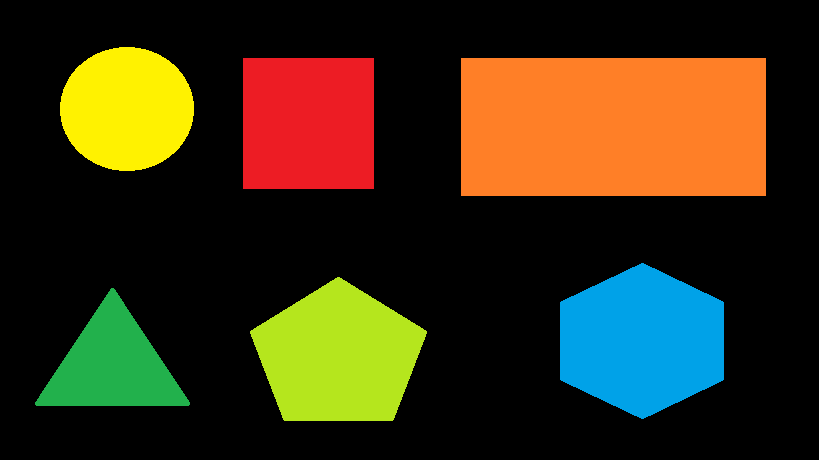
#> input picture formas.png, 819 x 460 px, given in place of the camera
$ python camera.py
#> lines starting #> are read from the running program, lines starting #| are printed output that depends on the picture; after the words box and inside, x2 and y2 are one past the last pixel; in counts of white or black regions, pixels touching at a corner belong together
import cv2
import numpy as np

def mostrar(mask, cor):
    contornos,_= cv2.findContours(mask, cv2.RETR_EXTERNAL, cv2.CHAIN_APPROX_SIMPLE) # calcula os contornos mais próximos do objeto
    for c in contornos:
        area=cv2.contourArea(c) # area do contorno
        if area > 3000:
            m= cv2.moments(c)
            if(m["m00"]==0): m["m00"]==1
            x = int(m["m10"]/m["m00"])
            y = int(m["m01"]/m["m00"])
            newContour = cv2.convexHull(c)
            cv2.rectangle(frame, (x, 10), (y, 10), (255,255,255),2)
            cv2.putText(frame, '{},{}'.format(x,y),(x+10,y), font, 0.75, (0,255,0), 1, cv2.LINE_AA)
            cv2.drawContours(frame, [newContour],0,cor, 3)

camera = cv2.VideoCapture(0)

blueLow = np.array([100, 100,20], np.uint8)
blueHigh = np.array([125, 255, 255], np.uint8)

yellowLow = np.array([15, 103, 20], np.uint8)
yellowHigh = np.array([45, 255,255], np.uint8)

redHigh = np.array([0,100,20],np.uint8)
redLow = np.array([5,255,255],np.uint8)

redHigh2 = np.array([175, 100, 20], np.uint8)
redLow2 = np.array([179, 255, 255], np.uint8)

font = cv2.FONT_HERSHEY_SIMPLEX
while True:
    ret,frame = camera.read()
#> frame is the input picture: shape (460, 819, 3); mean B, G, R 21.1, 47.5, 57.5
    if ret==True:
        frameHSV=cv2.cvtColor(frame, cv2.COLOR_BGR2HSV)
#> frameHSV: shape (460, 819, 3); mean H, S, V 19, 72, 75.3
        maskBlue = cv2.inRange(frameHSV,blueLow, blueHigh)
#> maskBlue: shape (460, 819); every value is 0
        maskYellow = cv2.inRange(frameHSV,yellowLow,yellowHigh)
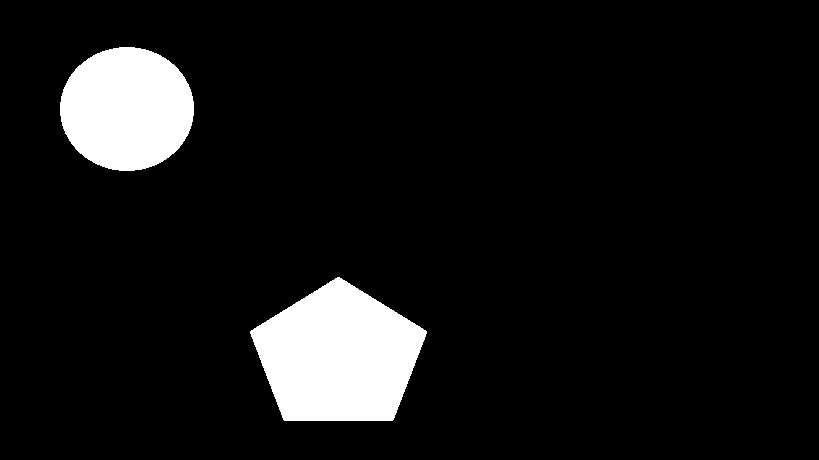
#> maskYellow: shape (460, 819); 8.2% white; 2 white regions, box (x1, y1, x2, y2) and area: (250, 277, 427, 421) 17768, (60, 47, 194, 171) 13042
        maskRed1=cv2.inRange(frameHSV, redHigh, redLow)
        maskRed2=cv2.inRange(frameHSV, redHigh2, redLow2)
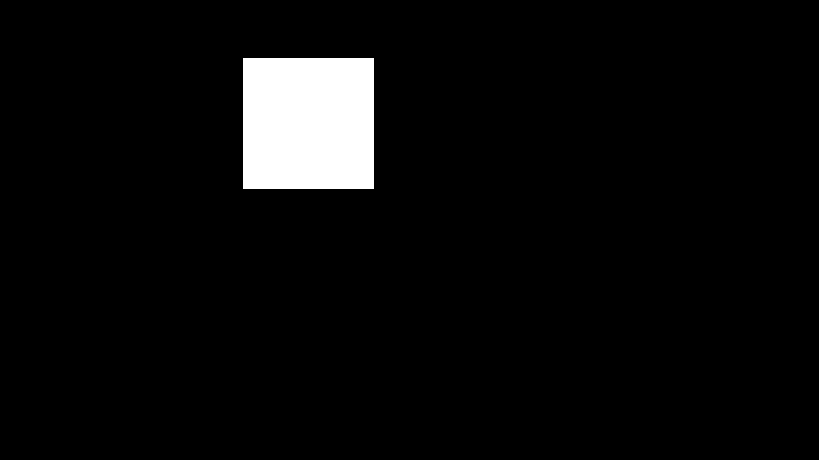
#> maskRed2: shape (460, 819); 4.6% white; 1 white region
        maskRed=cv2.add(maskRed1,maskRed2)

        mostrar(maskBlue,(255,0,0))
#> in mostrar, `contornos,_= cv2.findContours(mask, cv2.RETR_EXTERNAL, cv2.CHAIN_APPRO..`: contornos = []
        mostrar(maskYellow,(0,255,255))
#> call 2 of mostrar, with cor = (0, 255, 255)
#> in mostrar (call 2), `contornos,_= cv2.findContours(mask, cv2.RETR_EXTERNAL, cv2.CHAIN_APPRO..`: contornos = 2 contours; box (x1, y1, x2, y2) and area: (250, 277, 427, 421) 17536, (60, 47, 194, 171) 12859
#> the loop in mostrar (call 2), `for c in contornos:` made 2 passes
#> (area, x, y) on passes 1 to 2: (17536, 338, 355), (12859, 126, 108)
#> after the loop in mostrar (call 2), `for c in contornos:`:
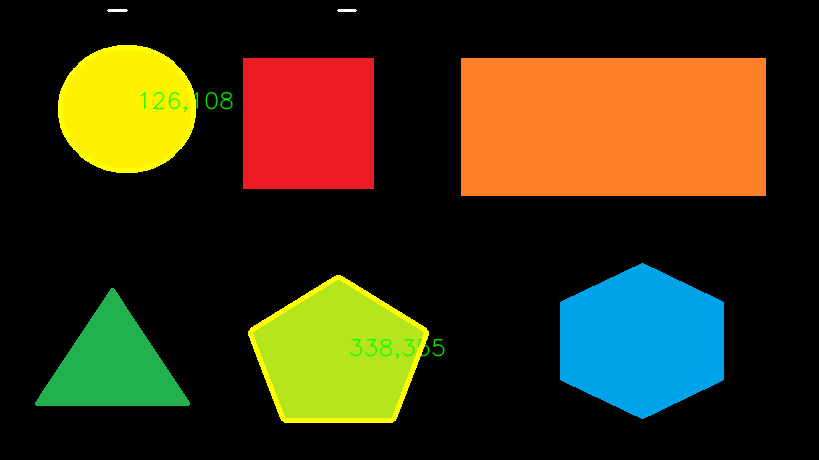
#> frame: shape (460, 819, 3); 1.59% of pixels changed, all inside (x1, y1, x2, y2) = (58, 9, 445, 423)
        mostrar(maskRed,(0,0,255))
#> call 3 of mostrar, with cor = (0, 0, 255)
#> in mostrar (call 3), `contornos,_= cv2.findContours(mask, cv2.RETR_EXTERNAL, cv2.CHAIN_APPRO..`: contornos = [[[243, 58], [243, 188], [373, 188], [373, 58]]]
#> the loop in mostrar (call 3), `for c in contornos:` made 1 pass
#> (c, area, x, y, newContour) on pass 1: ([[243, 58], [243, 188], [373, 188], [373, 58]], 16900, 308, 123, [[373, 58], [373, 188], [243, 188], [243, 58]])
#> after the loop in mostrar (call 3), `for c in contornos:`:
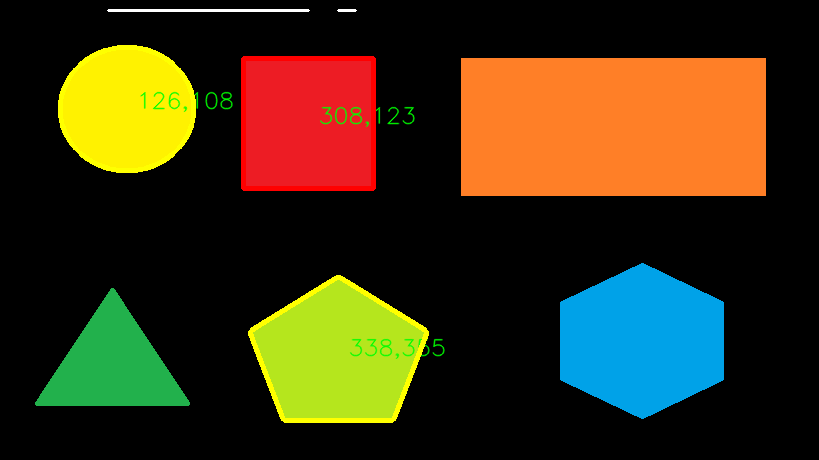
#> frame: shape (460, 819, 3); 1.02% of pixels changed, all inside (x1, y1, x2, y2) = (127, 9, 415, 191)


        #cv2.imshow("mask cor", maskcor)
        #cv2.imshow("mask", maskRed)
        cv2.imshow("frame", frame)
        if cv2.waitKey(1) & 0xFF == ord('s'):
#> (key Esc is pressed here)
            break
camera.release()
cv2.destroyAllWindows()
